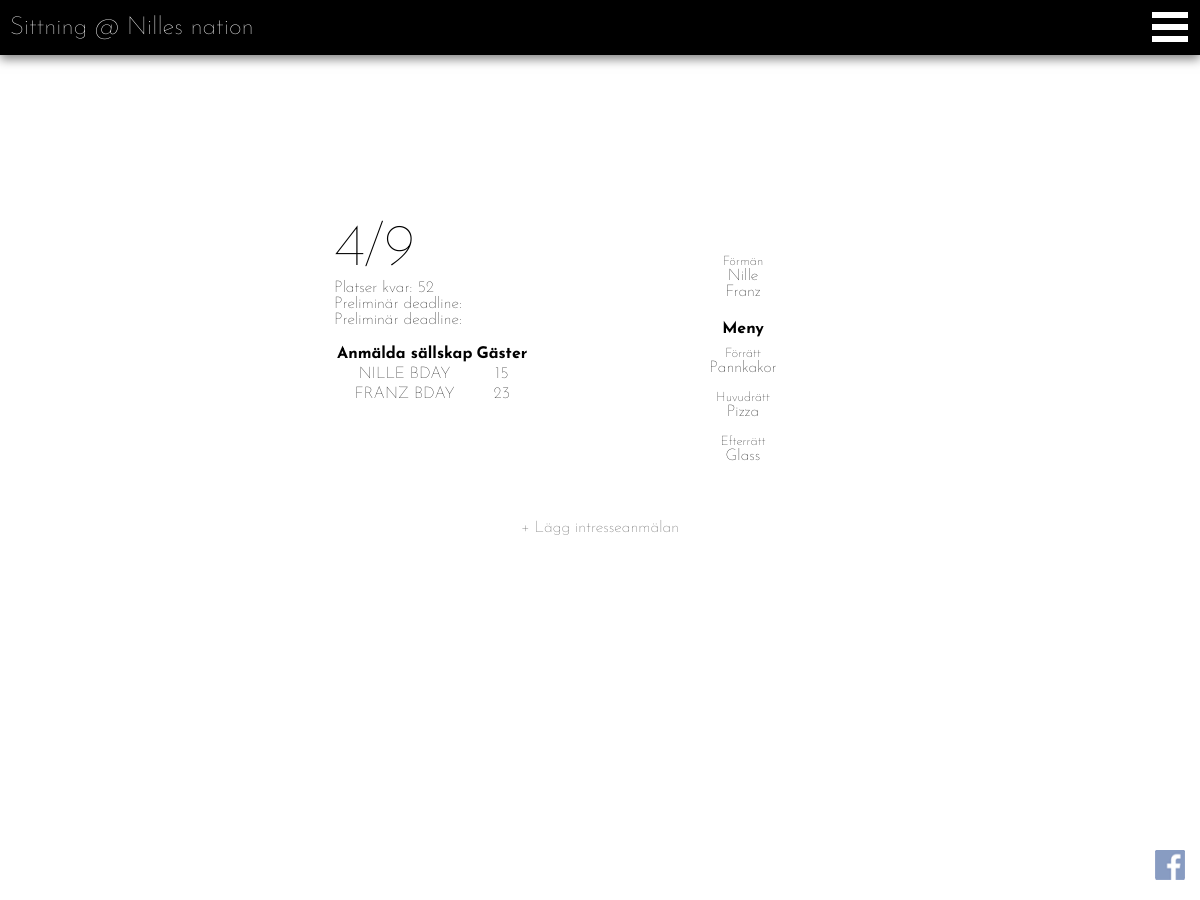
The app's page /sitting.php?sittId=1 with its own data.
### tables this page shows
create table sitting (
	sittId 				integer auto_increment,
	sittDate			date not null,
	sittAppetiser		varchar(50),
	sittMain			varchar(50),
	sittDesert			varchar(50),
	sittPrelDeadline	date,
	sittPayDeadline		date,
	active				tinyint(1) DEFAULT 1,
	resName				varchar(30),
	spotsLeft			tinyint(1) DEFAULT 0,
	primary key(sittId),
	foreign key(resName) references restaurant(resName)
);

create table party (
	partyId			integer auto_increment,
	partyName		varchar(30),
	partyType		varchar(20),
	sittId			integer NOT NULL,
	partyInterest	integer,
	partyPrel		integer DEFAULT 0,
	partyPayed		integer DEFAULT 0,
	partyMessage	text,
	primary key(partyId),
	foreign key(partyType) references partytype(partyType),
	foreign key(sittId) references sitting(sittId)
);

create table users (
	userId			integer auto_increment,
	facebookId		varchar(30) UNIQUE,
	userName		varchar(30),
	userEmail		varchar(30),
	userTelephone	varchar(15),
	userOther		varchar(20),
	active			tinyint(1) DEFAULT 1,
	primary key(userId)
);

create table restaurant (
	resName			varchar(30),
	resEmail		varchar(30),
	resHours		tinytext,
	resDeposit		integer,
	resPrice		integer,
	resSize			integer,
	resSummary		tinytext,
	primary key(resName)
);

### db/dbHandler.php (called while the page is built, shortened)
<?php
	require_once 'database.php';
	require_once 'dataConverter.php';
	class DatabaseHandler extends DataConverter {
		private $db;
		public function __construct() {
			$this->db = new Database(DB_SERVER, DB_USERNAME, DB_PASSWORD, DB_DATABASE);
		}
		public function connect(){
			$this->db->openConnection();
		}
		public function disconnect(){
			$this->db->closeConnection();
		}
		public function getSitting($sittId) {
			$sql = "SELECT * FROM sitting WHERE sittId=?";
			$result = $this->db->executeQuery($sql, array($sittId));
			return $this->arrToSitting($result[0]);
		}
		public function getSittingForeman($sittId) {
			$sql = "SELECT userName FROM sittingforeman, users WHERE sittingforeman.userId = users.userId AND sittingforeman.sittId=?";
			$result = $this->db->executeQuery($sql, array($sittId));
			return $result;
		}
		public function getParties($sittId) {
			$sql = "SELECT * FROM party WHERE sittId=?";
			$result = $this->db->executeQuery($sql, array($sittId));
			return $this->arrarrParty($result);
		}
		public function getRestaurant($name){
			$sql = "SELECT * FROM restaurant WHERE resName=?";
			$result = $this->db->executeQuery($sql, array($name));
			return $this->arrToRes($result[0]);
		}
	}
?>

### db/database.php (called while the page is built, shortened)
<?php
class Database {
  private $host;
  private $userName;
  private $password;
  private $database;
  private $conn;
  public function __construct($host, $userName, $password, $database) {
    $this->host = $host;
    $this->userName = $userName;
    $this->password = $password;
    $this->database = $database;
  }
  public function openConnection() {
    try {
      $this->conn = new PDO("mysql:host=$this->host;dbname=$this->database",
        $this->userName,  $this->password,
        array(PDO::MYSQL_ATTR_INIT_COMMAND => "SET NAMES utf8"));
      $this->conn->setAttribute(PDO::ATTR_ERRMODE, PDO::ERRMODE_EXCEPTION);
    } catch (PDOException $e) {
      $error = "Connection error: " . $e->getMessage();
      print $error . "<p>";
      unset($this->conn);
      return false;
    }
    return true;
  }
  public function closeConnection() {
    $this->conn = null;
  }
  public function isConnected() {
    return isset($this->conn);
  }
  public function executeQuery($query, $param = null) {
    try {
      $stmt = $this->conn->prepare($query);
      $stmt->execute($param);
      $result = $stmt->fetchAll();
    } catch (PDOException $e) {
      $error = "*** Internal error: " . $e->getMessage() . "<p>" . $query;
      die($error);
    }
    return $result;
  }
}
?>

### db/dataConverter.php (called while the page is built, shortened)
<?php
class DataConverter{
	 function arrToRes($arr){
		return (object) [
			'name' => $arr[0],
			'email' => $arr[1],
			'openhours' => $arr[2],
			'deposit' => $arr[3],
			'price' => $arr[4],
			'size' => $arr[5],
			'summary' => $arr[6]
		];
	}
	 function arrToSitting($arr){
		$s = (object)[
			'id' => $arr[0],
			'date' => $arr[1],
			'appetiser' => $arr[2],
			'main' => $arr[3],
			'desert' => $arr[4],
			'prelDay' => $arr[5],
			'payDay' => $arr[6],
			'spotsLeft' => $arr[9]
		];
		return $s;
	}
	 function arrToParty($arr){
		return (object) [
			'id' => $arr[0],
			'name' => $arr[1],
			'type' => $arr[2],
			'sittId' => $arr[3],
			'interest' => $arr[4],
			'prel' => $arr[5],
			'payed' => $arr[6],
			'message' => $arr[7],
			'interestOnly' => ($arr[5] == 0 && $arr[6] == 0)
		];
	}
	 function arrarrParty($arr){
		$parties = array();
		foreach ($arr as $key => $p) {
			$party = $this->arrToParty($p);
			$parties[] = $party;
		}
		return $parties;
	}
}
?>

### sitting.php (the view, shortened to what this page needs)
<?php
	require_once 'header.php';
 	$dbHandler = new DatabaseHandler();
	$sitting = $dbHandler->getSitting($_GET['sittId']);
	$parties = $dbHandler->getParties($_GET['sittId']);
	$foreman = $dbHandler->getSittingForeman($_GET['sittId']);
	$spotsLeft = $restaurant->size;
	foreach ($parties as $key => $p) {
		$spotsLeft = $spotsLeft - $p->prel - $p->payed;
	}
 ?>
<div class="content">
	<div class="title">Sittning</div>
	<div class="single-sitting">
		<div class="left side">
				<h3><?php echo date('j/n', strtotime($sitting->date)); ?></h3>
				<label>Platser kvar: </label><span><?php echo $spotsLeft; ?></span><br />
				<label>Preliminär deadline: </label><span><?php echo $sitting->prelDay; ?></span><br />
				<label>Preliminär deadline: </label><span><?php echo $sitting->payDay; ?></span>
				<table>
					<tr>
						<th>Anmälda sällskap</th>
						<th>Gäster</th>
					</tr>
					<?php
						foreach ($parties as $key => $p) {
							?>
								<tr>
									<td><?php echo $p->name; ?></td>
									<td><?php echo $p->prel + $p->payed; ?></td>
								</tr>
							<?php
						}
					?>
				</table>
		</div>
		<div class="right side">
			<label>Förmän</label>
			<span><?php
				foreach ($foreman as $key => $f) {
					echo  $f[0] . '<br />';
				}
			?></span>
			<h4>Meny</h4>
			<label class="mitten">Förrätt</label>
			<span class="mitten"><?php echo $sitting->appetiser; ?></span>
			<label class="mitten">Huvudrätt</label>
			<span class="mitten"><?php echo $sitting->main; ?></span>
			<label class="mitten">Efterrätt</label>
			<span class="mitten"><?php echo $sitting->desert; ?></span>
		</div>
	</div>
	<div <?php
			if($loggedIn){
				echo 'class="button"  onclick="location.href=\'interest.php?sittId=' . $sitting->id . '\';"';
			} else {
				echo 'class="button disabled" title="Du måste vara inloggad för att kunna lägga en anmälan."';
			} ?>
		>
		<span>+ Lägg intresseanmälan</span>
	</div>
</div>
<?php include 'footer.php'; ?>

### footer.php (shortened to what this page needs)
	<?php if ($loggedIn): ?>
		<div class="fb-login">
			<img src="https://graph.facebook.com/<?php echo $fbid; ?>/picture" />
			<span><?php echo $fbFullname; ?></span>
			<br />
			<a href="facebook-login/logout.php">Logga ut</a>
		</div>
	<?php else : ?>
		<div class="fb-login">
			<img src="images/FB-logga.png" />
			<span class="login">Logga in</span>
		</div>
	<?php endif; ?>
	<div class="header">
		<a href="index.php">Sittning @ <?php echo $restaurant->name; ?></a>
		<button class="header-button" id="open-button" onclick="toggleSide()">Open Menu</button>
	</div>
	</body>
</html>

### css/main.css (style rules this page uses)
body { margin: 0; padding: 0; font-family: 'Josefin Sans', sans-serif; font-weight: 100; background-size: cover; background-position: 50% 50%; background-repeat: no-repeat; background-image: url("../images/table.jpg"); min-height: 100vw; min-height: 100vh; }
body .header { height: 55px; width: 100%; position: fixed; top: 0; background-color: black; -moz-box-shadow: 0px 4px 10px rgba(0, 0, 0, 0.5); -webkit-box-shadow: 0px 4px 10px rgba(0, 0, 0, 0.5); box-shadow: 0px 4px 10px rgba(0, 0, 0, 0.5); }
body .header a { color: white; font-size: 25px; line-height: 55px; text-decoration: none; display: inline-block; margin-left: 10px; }
body .header .header-button { position: fixed; z-index: 9000; right: 0px; top: 0px; padding: 0; width: 2.5em; height: 2.25em; border: none; text-indent: 2.5em; font-size: 1.5em; color: transparent; background: transparent; outline: none; -webkit-transition: all 0.3s ease-in-out; -moz-transition: all 0.3s ease-in-out; -o-transition: all 0.3s ease-in-out; transition: all 0.3s ease-in-out; }
body .header .header-button::before { position: absolute; top: 0.5em; right: 0.5em; bottom: 0.5em; left: 0.5em; background: linear-gradient(#FFFFFF 20%, transparent 20%, transparent 40%, #FFFFFF 40%, #FFFFFF 60%, transparent 60%, transparent 80%, #FFFFFF 80%); content: ''; }
body .fb-login { height: 30px; position: fixed; display: block; bottom: 20px; right: 50px; opacity: 0.6; -webkit-transition: all 0.3s ease-in-out; -moz-transition: all 0.3s ease-in-out; -o-transition: all 0.3s ease-in-out; transition: all 0.3s ease-in-out; font-size: 13px; text-align: right; }
body .fb-login img { position: absolute; right: -35px; top: 0; width: 30px; height: 30px; vertical-align: middle; }
body .fb-login span { color: white; }
body .fb-login span.login { line-height: 30px; }
body .single-sitting { position: relative; display: table; background-color: white; width: 100%; min-height: 200px; padding: 0px 70px; box-sizing: border-box; }
body .single-sitting .side { position: relative; display: table-cell; }
body .single-sitting .side.left { padding: 20px; width: 50%; }
body .single-sitting .side.left h3 { margin: 0; font-size: 60px; font-weight: 100; }
body .single-sitting .side.left table { text-align: center; margin-top: 15px; }
body .single-sitting .side.right label { display: block; margin-top: 10px; text-align: center; font-size: 13px; }
body .single-sitting .side.right h4 { display: block; text-align: center; margin-bottom: 0px; }
body .single-sitting .side.right span { text-align: center; display: block; margin-bottom: 15px; }
body div.button { display: block; background-color: white; padding: 25px; margin-top: 15px; text-align: center; opacity: 0.7; -webkit-transition: all 0.3s ease-in-out; -moz-transition: all 0.3s ease-in-out; -o-transition: all 0.3s ease-in-out; transition: all 0.3s ease-in-out; border: 1px solid white; cursor: pointer; }
body div.button.disabled { cursor: not-allowed; }
body .content { margin-top: 100px; max-width: 712px; width: 90%; margin-left: auto; margin-right: auto; padding-bottom: 50px; }
body .content .title { height: 100px; width: 90%; margin-left: auto; margin-right: auto; margin-top: 30px; text-align: center; font-size: 60px; color: white; }

### records on screen
sitting: sittDate "4/9", sittAppetiser "Pannkakor", sittMain "Pizza", sittDesert "Glass"
party: partyName "NILLE BDAY", $p->prel + $p->payed "15"
party: partyName "FRANZ BDAY", $p->prel + $p->payed "23"
users: userName "Nille"
users: userName "Franz"
restaurant: resName "Nilles nation"

### other values on screen
$spotsLeft "52"
